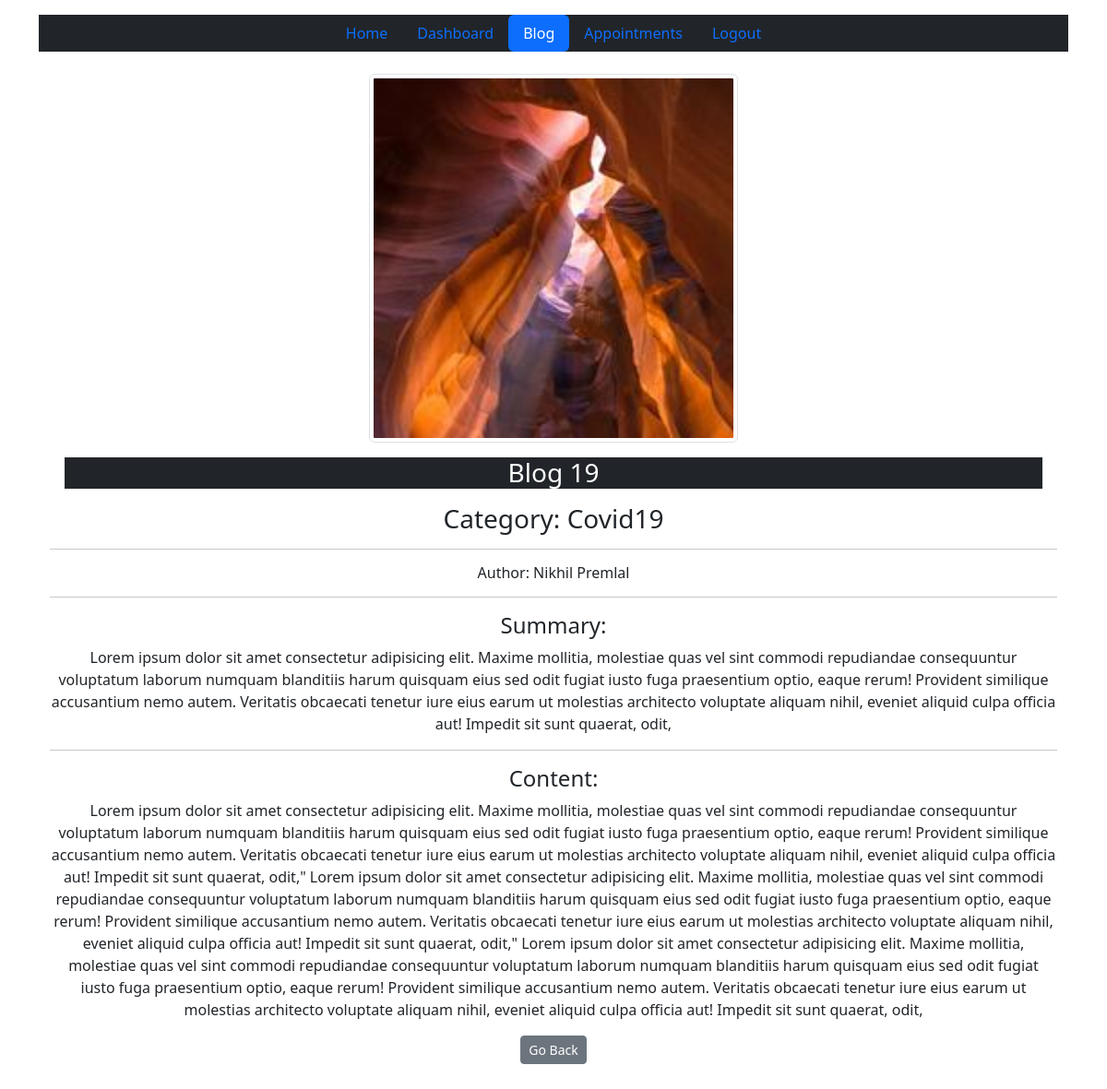
The page /blog/single/20/ (signed in) on the database its author committed.
### blog/models.py (models this page shows, shortened)
class Blog(models.Model):
    title = models.CharField(max_length=200)
    category = models.CharField(max_length=100, choices=CATEGORY_CHOICES)
    summary = models.TextField()
    content = models.TextField()
    author = models.ForeignKey(User, on_delete=models.CASCADE)
    is_draft = models.BooleanField(default=False)
    def blog_image_url(self, instance):
        return f"static/blog_images/{self.author.username}/{instance}"
    image = models.ImageField(upload_to=blog_image_url, default="static/blog_images/default.jpg")

### account/models.py (models this page shows, shortened)
class User(AbstractUser):
    user_type = models.CharField(max_length=10, choices=USER_TYPE)
    address = models.ForeignKey(Address, on_delete=models.CASCADE, null=True, blank=True)
    def profile_picture_url(self, instance):
        return f"static/profile_images/{instance}"
    profile_picture = models.ImageField(upload_to=profile_picture_url, null=True, default="static/profile_images/default.png")

### blog/views.py (the view)
# urls.py: path('single/<int:pk>/', BlogDetailView.as_view(), name='blog_detail'),  # single blog
@method_decorator(login_required, name='dispatch')
class BlogDetailView(View):
    model = Blog
    template_name = 'blog/blog_detail.html'
    context = {
        'active_nav': 'blog',
    }
    def get(self, request, pk):
        blog = Blog.objects.get(pk=pk)
        if blog.is_draft and request.user != blog.author:
            messages.error(request, "You don't have access to this blog")
            return redirect('blog_list')
        self.context['blog'] = blog
        self.context['title'] = blog.title
        return render(request, self.template_name, self.context)

### blog/templates/blog/blog_detail.html (shortened to what this page needs)
{% extends "account/layout.html" %}
{% block content %}
<div class="content mb-5">
    <div class="container">
        <img src="{{blog.image.url}}" class="img-thumbnail" width="400px" alt="...">
        <h3 class="text-center bg-dark text-white m-3">{{blog.title}}</h3>
        <h3>Category: {{blog.category}}</h3>
        <hr>
        <h6>Author: {{ blog.author.first_name }} {{ blog.author.last_name }}</h6>
        <hr>
        <h4 class="text-left">Summary:</h4>
        <p class="text-left">{{blog.summary}}</p>
        <hr>
        <h4 class="text-left">Content:</h4>
        <p class="text-left">{{blog.content}}</p>
    </div>
    <button onclick="history.back();" class="btn btn-secondary btn-sm">Go Back</button>
</div>
{% endblock content %}

### rows shown on the page
Blog: image (picture), title "Blog 19", category "Covid19", author.first_name "Nikhil", author.last_name "Premlal", summary "Lorem ipsum dolor sit amet consectetur adipisicing elit. Maxime mollitia, molestiae quas vel sint commodi repudiandae consequuntur voluptatum laborum numquam blanditiis harum quisquam eius sed odit fugiat iusto fuga praesentium optio, eaque rerum! Provident similique accusantium nemo autem. Veritatis obcaecati tenetur iure eius earum ut molestias architecto voluptate aliquam nihil, eveniet aliquid culpa officia aut! Impedit sit sunt quaerat, odit,", content "Lorem ipsum dolor sit amet consectetur adipisicing elit. Maxime mollitia, molestiae quas vel sint commodi repudiandae consequuntur voluptatum laborum numquam blanditiis harum quisquam eius sed odit fugiat iusto fuga praesentium optio, eaque rerum! Provident similique accusantium nemo autem. Veritatis obcaecati tenetur iure eius earum ut molestias architecto voluptate aliquam nihil, eveniet aliquid culpa officia aut! Impedit sit sunt quaerat, odit,\" Lorem ipsum dolor sit amet consectetur adipisicing elit. Maxime mollitia, molestiae quas vel sint commodi repudiandae consequuntur voluptatum laborum numquam blanditiis harum quisquam eius sed odit fugiat iusto fuga praesentium optio, eaque…"
